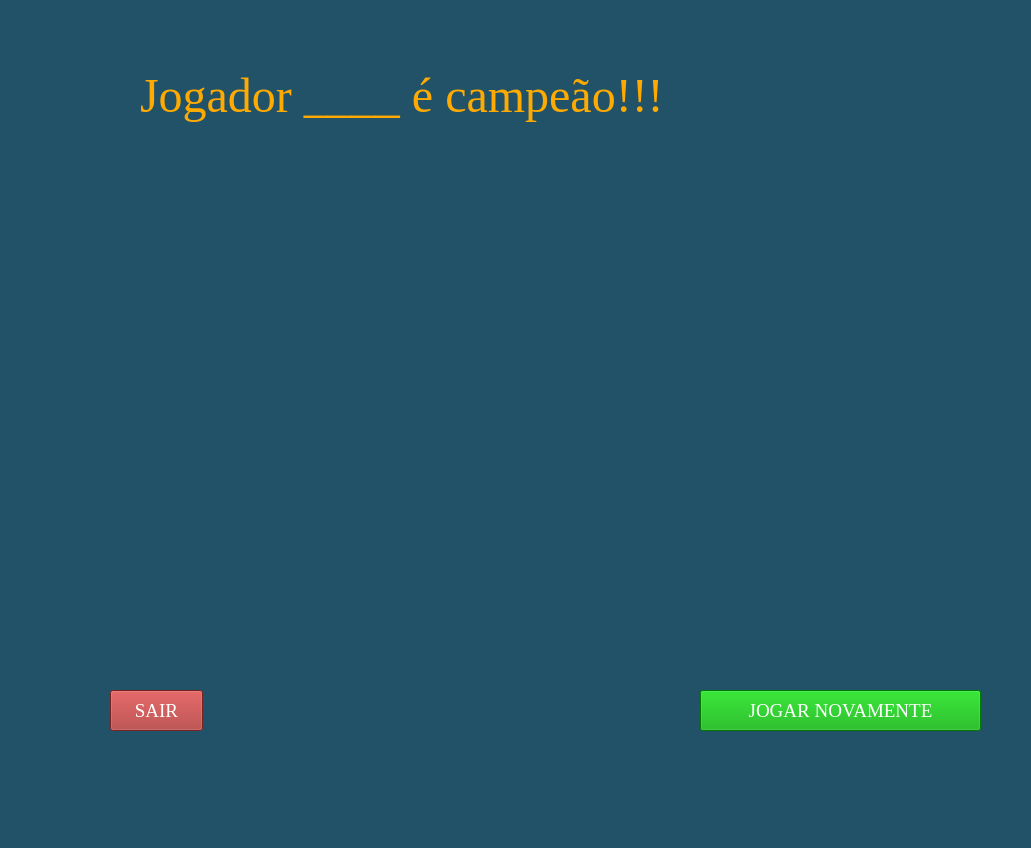
<?xml version="1.0" encoding="UTF-8"?>
<ui version="4.0">
 <class>MainWindow</class>
 <widget class="QMainWindow" name="MainWindow">
  <property name="geometry">
   <rect>
    <x>0</x>
    <y>0</y>
    <width>1031</width>
    <height>848</height>
   </rect>
  </property>
  <property name="font">
   <font>
    <pointsize>10</pointsize>
   </font>
  </property>
  <property name="windowTitle">
   <string>MainWindow</string>
  </property>
  <property name="styleSheet">
   <string notr="true">background-color: #215267;</string>
  </property>
  <widget class="QWidget" name="centralwidget">
   <widget class="QPushButton" name="pushButton_sair">
    <property name="geometry">
     <rect>
      <x>110</x>
      <y>690</y>
      <width>93</width>
      <height>41</height>
     </rect>
    </property>
    <property name="font">
     <font>
      <family>Times New Roman</family>
      <pointsize>14</pointsize>
      <weight>50</weight>
      <bold>false</bold>
     </font>
    </property>
    <property name="styleSheet">
     <string notr="true">background-color: #A92F2F;
color: #ffffff;</string>
    </property>
    <property name="text">
     <string>SAIR</string>
    </property>
   </widget>
   <widget class="QLabel" name="label_4">
    <property name="geometry">
     <rect>
      <x>140</x>
      <y>60</y>
      <width>701</width>
      <height>71</height>
     </rect>
    </property>
    <property name="font">
     <font>
      <family>Times New Roman</family>
      <pointsize>36</pointsize>
      <weight>50</weight>
      <bold>false</bold>
     </font>
    </property>
    <property name="styleSheet">
     <string notr="true">color: #ffaa00;</string>
    </property>
    <property name="text">
     <string>Jogador ____ é campeão!!!</string>
    </property>
   </widget>
   <widget class="QLabel" name="label_6">
    <property name="geometry">
     <rect>
      <x>120</x>
      <y>160</y>
      <width>791</width>
      <height>431</height>
     </rect>
    </property>
    <property name="text">
     <string/>
    </property>
    <property name="pixmap">
     <pixmap>../../Downloads/campeao4-removebg-preview.png</pixmap>
    </property>
    <property name="scaledContents">
     <bool>true</bool>
    </property>
   </widget>
   <widget class="QPushButton" name="pushButton_sair_2">
    <property name="geometry">
     <rect>
      <x>700</x>
      <y>690</y>
      <width>281</width>
      <height>41</height>
     </rect>
    </property>
    <property name="font">
     <font>
      <family>Times New Roman</family>
      <pointsize>14</pointsize>
      <weight>50</weight>
      <bold>false</bold>
     </font>
    </property>
    <property name="styleSheet">
     <string notr="true">background-color: #00aa00;
color: #ffffff;</string>
    </property>
    <property name="text">
     <string>JOGAR NOVAMENTE</string>
    </property>
   </widget>
   <zorder>label_6</zorder>
   <zorder>pushButton_sair</zorder>
   <zorder>label_4</zorder>
   <zorder>pushButton_sair_2</zorder>
  </widget>
  <widget class="QStatusBar" name="statusbar"/>
 </widget>
 <resources/>
 <connections/>
</ui>
